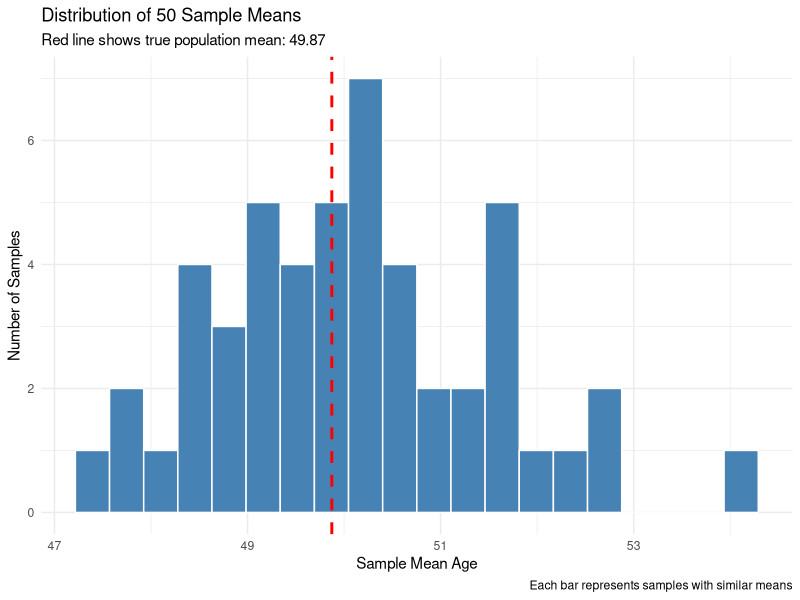
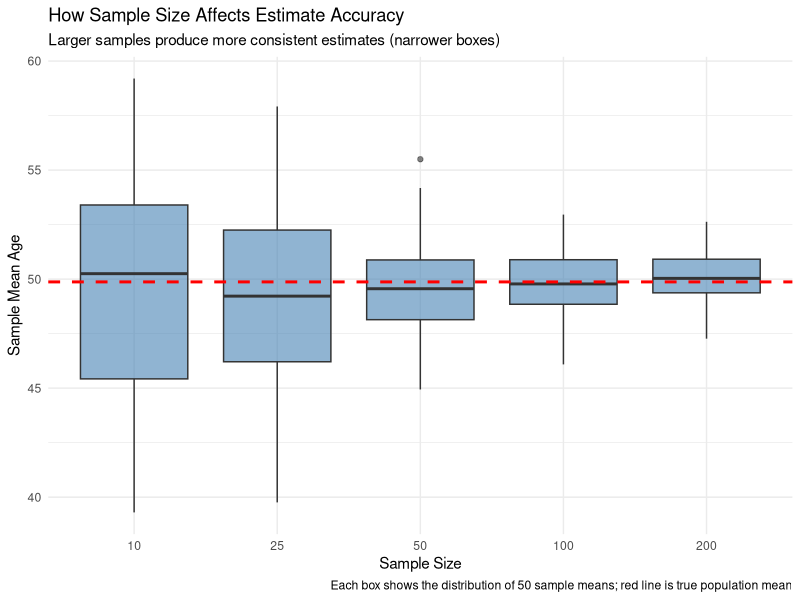
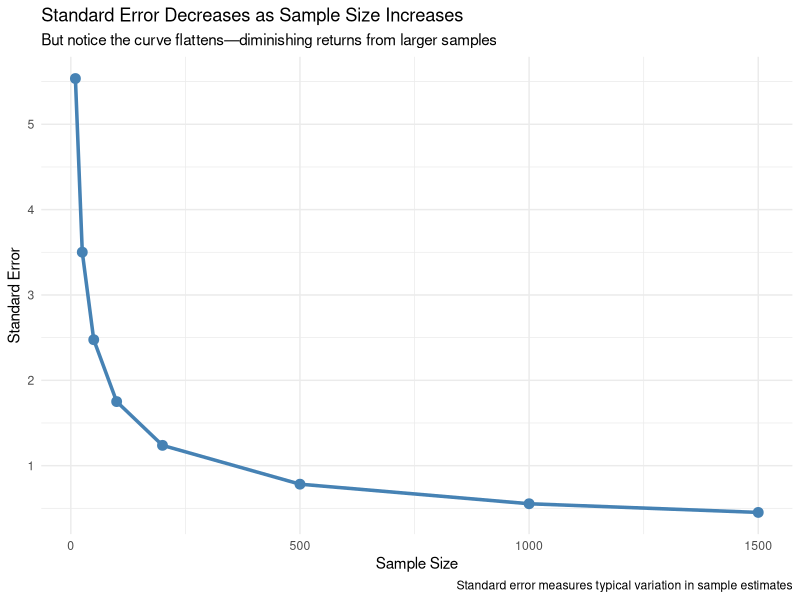

The R source for these figures, in order:
## ---- chunk 1
library(tidyverse)
## ---- chunk 2
# Set seed so we all get the same "random" results
set.seed(42)

# Our complete population: 1,000 people with ages 18-80
population <- tibble(
  id = 1:1000,
  age = sample(18:80, 1000, replace = TRUE)
)

# What's the TRUE population mean?
population_mean <- mean(population$age)
population_sd <- sd(population$age)

cat("True population mean age:", round(population_mean, 2), "\n")
cat("True population SD:", round(population_sd, 2), "\n")
## ---- chunk 3
sample_data <- population |>
  slice_sample(n = 100)

sample_mean <- mean(sample_data$age)
sample_sd <- sd(sample_data$age)

cat("Sample mean age:", round(sample_mean, 2), "\n")
cat("Sample SD:", round(sample_sd, 2), "\n")
cat("\nDifference from true mean:", round(sample_mean - population_mean, 2), "\n")
## ---- chunk 4
# Take 50 different samples, each with 100 people
many_samples <- map_df(1:50, function(i) {
  population |>
    slice_sample(n = 100) |>
    summarize(
      sample_id = i,
      mean_age = mean(age)
    )
})

# Plot the distribution of sample means
ggplot(many_samples, aes(x = mean_age)) +
  geom_histogram(bins = 20, fill = "steelblue", color = "white") +
  geom_vline(xintercept = population_mean, color = "red",
             linetype = "dashed", linewidth = 1) +
  theme_minimal() +
  labs(
    title = "Distribution of 50 Sample Means",
    subtitle = paste("Red line shows true population mean:",
                     round(population_mean, 2)),
    x = "Sample Mean Age",
    y = "Number of Samples",
    caption = "Each bar represents samples with similar means"
  )
## ---- chunk 5
# Try different sample sizes
sample_sizes <- c(10, 25, 50, 100, 200)

results <- map_df(sample_sizes, function(n) {
  # Take 50 samples of each size
  map_df(1:50, function(i) {
    population |>
      slice_sample(n = n) |>
      summarize(
        sample_size = n,
        sample_id = i,
        mean_age = mean(age)
      )
  })
})

# Visualize how sample size affects variability
ggplot(results, aes(x = factor(sample_size), y = mean_age)) +
  geom_boxplot(fill = "steelblue", alpha = 0.6) +
  geom_hline(yintercept = population_mean, color = "red",
             linetype = "dashed", linewidth = 1) +
  theme_minimal() +
  labs(
    title = "How Sample Size Affects Estimate Accuracy",
    subtitle = "Larger samples produce more consistent estimates (narrower boxes)",
    x = "Sample Size",
    y = "Sample Mean Age",
    caption = "Each box shows the distribution of 50 sample means; red line is true population mean"
  )
## ---- chunk 6
se_comparison <- tibble(
  sample_size = c(10, 25, 50, 100, 200, 500, 1000, 1500),
  standard_error = population_sd / sqrt(sample_size)
)

ggplot(se_comparison, aes(x = sample_size, y = standard_error)) +
  geom_line(color = "steelblue", linewidth = 1.2) +
  geom_point(size = 3, color = "steelblue") +
  theme_minimal() +
  labs(
    title = "Standard Error Decreases as Sample Size Increases",
    subtitle = "But notice the curve flattens—diminishing returns from larger samples",
    x = "Sample Size",
    y = "Standard Error",
    caption = "Standard error measures typical variation in sample estimates"
  )
## ---- chunk 7
sample_size <- 100
se <- population_sd / sqrt(sample_size)
moe <- 2 * se

cat("For a sample of", sample_size, ":\n")
cat("Standard Error:", round(se, 2), "\n")
cat("Margin of Error (95% confidence):", round(moe, 2), "\n\n")

cat("If our sample mean is", round(sample_mean, 2), "\n")
cat("We're 95% confident the population mean is between",
    round(sample_mean - moe, 2), "and", round(sample_mean + moe, 2))
